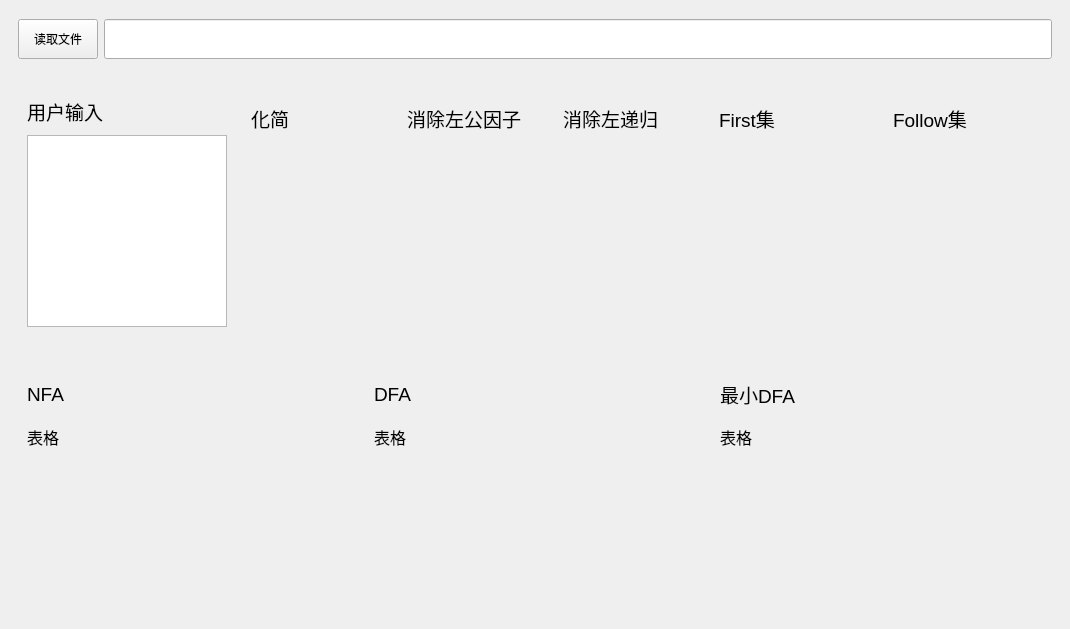
<?xml version="1.0" encoding="UTF-8"?>
<ui version="4.0">
 <class>MainWindow</class>
 <widget class="QMainWindow" name="MainWindow">
  <property name="geometry">
   <rect>
    <x>0</x>
    <y>0</y>
    <width>1070</width>
    <height>629</height>
   </rect>
  </property>
  <property name="windowTitle">
   <string>MainWindow</string>
  </property>
  <widget class="QWidget" name="centralwidget">
   <layout class="QVBoxLayout" name="verticalLayout">
    <item>
     <widget class="QWidget" name="Input" native="true">
      <property name="maximumSize">
       <size>
        <width>16777215</width>
        <height>60</height>
       </size>
      </property>
      <layout class="QHBoxLayout" name="horizontalLayout">
       <item>
        <widget class="QPushButton" name="btn">
         <property name="minimumSize">
          <size>
           <width>0</width>
           <height>40</height>
          </size>
         </property>
         <property name="text">
          <string>读取文件</string>
         </property>
        </widget>
       </item>
       <item>
        <widget class="QLineEdit" name="lineEdit">
         <property name="minimumSize">
          <size>
           <width>0</width>
           <height>40</height>
          </size>
         </property>
        </widget>
       </item>
      </layout>
     </widget>
    </item>
    <item>
     <widget class="QWidget" name="widget" native="true">
      <layout class="QHBoxLayout" name="horizontalLayout_2">
       <item>
        <widget class="QWidget" name="Input_2" native="true">
         <layout class="QVBoxLayout" name="verticalLayout_2">
          <item>
           <widget class="QLabel" name="Input_Label">
            <property name="maximumSize">
             <size>
              <width>16777215</width>
              <height>50</height>
             </size>
            </property>
            <property name="font">
             <font>
              <pointsize>14</pointsize>
             </font>
            </property>
            <property name="text">
             <string>用户输入</string>
            </property>
           </widget>
          </item>
          <item>
           <widget class="QTextEdit" name="textEdit">
            <property name="sizePolicy">
             <sizepolicy hsizetype="Preferred" vsizetype="Preferred">
              <horstretch>0</horstretch>
              <verstretch>0</verstretch>
             </sizepolicy>
            </property>
            <property name="minimumSize">
             <size>
              <width>100</width>
              <height>0</height>
             </size>
            </property>
            <property name="maximumSize">
             <size>
              <width>200</width>
              <height>16777215</height>
             </size>
            </property>
           </widget>
          </item>
         </layout>
        </widget>
       </item>
       <item>
        <widget class="QWidget" name="Output1" native="true">
         <layout class="QGridLayout" name="gridLayout">
          <item row="0" column="0">
           <widget class="QLabel" name="Simplify_Tittle">
            <property name="maximumSize">
             <size>
              <width>16777215</width>
              <height>50</height>
             </size>
            </property>
            <property name="font">
             <font>
              <pointsize>14</pointsize>
             </font>
            </property>
            <property name="text">
             <string>化简</string>
            </property>
           </widget>
          </item>
          <item row="1" column="0">
           <widget class="QLabel" name="Simplify_Lable">
            <property name="minimumSize">
             <size>
              <width>100</width>
              <height>0</height>
             </size>
            </property>
            <property name="font">
             <font>
              <pointsize>12</pointsize>
             </font>
            </property>
            <property name="text">
             <string/>
            </property>
            <property name="alignment">
             <set>Qt::AlignLeading|Qt::AlignLeft|Qt::AlignTop</set>
            </property>
           </widget>
          </item>
         </layout>
        </widget>
       </item>
       <item>
        <widget class="QWidget" name="Output2" native="true">
         <layout class="QGridLayout" name="gridLayout_2">
          <item row="0" column="0">
           <widget class="QLabel" name="leftCF_Tittle">
            <property name="maximumSize">
             <size>
              <width>16777215</width>
              <height>50</height>
             </size>
            </property>
            <property name="font">
             <font>
              <pointsize>14</pointsize>
             </font>
            </property>
            <property name="text">
             <string>消除左公因子</string>
            </property>
           </widget>
          </item>
          <item row="1" column="0">
           <widget class="QLabel" name="leftCF_Label">
            <property name="minimumSize">
             <size>
              <width>100</width>
              <height>0</height>
             </size>
            </property>
            <property name="font">
             <font>
              <pointsize>12</pointsize>
             </font>
            </property>
            <property name="text">
             <string/>
            </property>
            <property name="alignment">
             <set>Qt::AlignLeading|Qt::AlignLeft|Qt::AlignTop</set>
            </property>
           </widget>
          </item>
         </layout>
        </widget>
       </item>
       <item>
        <widget class="QWidget" name="Output3" native="true">
         <layout class="QGridLayout" name="gridLayout_3">
          <item row="0" column="0">
           <widget class="QLabel" name="leftR_Tittle">
            <property name="maximumSize">
             <size>
              <width>16777215</width>
              <height>50</height>
             </size>
            </property>
            <property name="font">
             <font>
              <pointsize>14</pointsize>
             </font>
            </property>
            <property name="text">
             <string>消除左递归</string>
            </property>
           </widget>
          </item>
          <item row="1" column="0">
           <widget class="QLabel" name="leftR_Label">
            <property name="minimumSize">
             <size>
              <width>100</width>
              <height>0</height>
             </size>
            </property>
            <property name="font">
             <font>
              <pointsize>12</pointsize>
             </font>
            </property>
            <property name="text">
             <string/>
            </property>
            <property name="alignment">
             <set>Qt::AlignLeading|Qt::AlignLeft|Qt::AlignTop</set>
            </property>
           </widget>
          </item>
         </layout>
        </widget>
       </item>
       <item>
        <widget class="QWidget" name="widget_2" native="true">
         <layout class="QVBoxLayout" name="verticalLayout_3">
          <item>
           <widget class="QLabel" name="First_Tittle">
            <property name="maximumSize">
             <size>
              <width>16777215</width>
              <height>50</height>
             </size>
            </property>
            <property name="font">
             <font>
              <pointsize>14</pointsize>
             </font>
            </property>
            <property name="text">
             <string>First集</string>
            </property>
           </widget>
          </item>
          <item>
           <widget class="QLabel" name="First_Lable">
            <property name="minimumSize">
             <size>
              <width>150</width>
              <height>0</height>
             </size>
            </property>
            <property name="font">
             <font>
              <pointsize>12</pointsize>
             </font>
            </property>
            <property name="text">
             <string/>
            </property>
            <property name="alignment">
             <set>Qt::AlignLeading|Qt::AlignLeft|Qt::AlignTop</set>
            </property>
           </widget>
          </item>
         </layout>
        </widget>
       </item>
       <item>
        <widget class="QWidget" name="widget_3" native="true">
         <layout class="QVBoxLayout" name="verticalLayout_4">
          <item>
           <widget class="QLabel" name="Follow_Tittle">
            <property name="maximumSize">
             <size>
              <width>16777215</width>
              <height>50</height>
             </size>
            </property>
            <property name="font">
             <font>
              <pointsize>14</pointsize>
             </font>
            </property>
            <property name="text">
             <string>Follow集</string>
            </property>
           </widget>
          </item>
          <item>
           <widget class="QLabel" name="Follow_Lable">
            <property name="minimumSize">
             <size>
              <width>150</width>
              <height>0</height>
             </size>
            </property>
            <property name="font">
             <font>
              <pointsize>12</pointsize>
             </font>
            </property>
            <property name="text">
             <string/>
            </property>
            <property name="alignment">
             <set>Qt::AlignLeading|Qt::AlignLeft|Qt::AlignTop</set>
            </property>
           </widget>
          </item>
         </layout>
        </widget>
       </item>
      </layout>
     </widget>
    </item>
    <item>
     <widget class="QWidget" name="widget_4" native="true">
      <layout class="QHBoxLayout" name="horizontalLayout_3">
       <item>
        <widget class="QWidget" name="widget_5" native="true">
         <layout class="QVBoxLayout" name="verticalLayout_5">
          <item>
           <widget class="QLabel" name="NFA_Tittle">
            <property name="maximumSize">
             <size>
              <width>16777215</width>
              <height>50</height>
             </size>
            </property>
            <property name="font">
             <font>
              <pointsize>14</pointsize>
             </font>
            </property>
            <property name="text">
             <string>NFA</string>
            </property>
           </widget>
          </item>
          <item>
           <widget class="QLabel" name="NFA_Lable">
            <property name="minimumSize">
             <size>
              <width>100</width>
              <height>0</height>
             </size>
            </property>
            <property name="font">
             <font>
              <pointsize>12</pointsize>
             </font>
            </property>
            <property name="text">
             <string>表格</string>
            </property>
            <property name="alignment">
             <set>Qt::AlignLeading|Qt::AlignLeft|Qt::AlignTop</set>
            </property>
           </widget>
          </item>
         </layout>
        </widget>
       </item>
       <item>
        <widget class="QWidget" name="widget_6" native="true">
         <layout class="QVBoxLayout" name="verticalLayout_6">
          <item>
           <widget class="QLabel" name="DFA_Tittle">
            <property name="maximumSize">
             <size>
              <width>16777215</width>
              <height>50</height>
             </size>
            </property>
            <property name="font">
             <font>
              <pointsize>14</pointsize>
             </font>
            </property>
            <property name="text">
             <string>DFA</string>
            </property>
           </widget>
          </item>
          <item>
           <widget class="QLabel" name="DFA_Lable">
            <property name="minimumSize">
             <size>
              <width>100</width>
              <height>0</height>
             </size>
            </property>
            <property name="font">
             <font>
              <pointsize>12</pointsize>
             </font>
            </property>
            <property name="text">
             <string>表格</string>
            </property>
            <property name="alignment">
             <set>Qt::AlignLeading|Qt::AlignLeft|Qt::AlignTop</set>
            </property>
           </widget>
          </item>
         </layout>
        </widget>
       </item>
       <item>
        <widget class="QWidget" name="widget_7" native="true">
         <layout class="QVBoxLayout" name="verticalLayout_7">
          <item>
           <widget class="QLabel" name="minDFA_Tittle">
            <property name="maximumSize">
             <size>
              <width>16777215</width>
              <height>50</height>
             </size>
            </property>
            <property name="font">
             <font>
              <pointsize>14</pointsize>
             </font>
            </property>
            <property name="text">
             <string>最小DFA</string>
            </property>
           </widget>
          </item>
          <item>
           <widget class="QLabel" name="minDFA_Lable">
            <property name="minimumSize">
             <size>
              <width>100</width>
              <height>0</height>
             </size>
            </property>
            <property name="font">
             <font>
              <pointsize>12</pointsize>
             </font>
            </property>
            <property name="text">
             <string>表格</string>
            </property>
            <property name="alignment">
             <set>Qt::AlignLeading|Qt::AlignLeft|Qt::AlignTop</set>
            </property>
           </widget>
          </item>
         </layout>
        </widget>
       </item>
      </layout>
     </widget>
    </item>
   </layout>
  </widget>
 </widget>
 <resources/>
 <connections/>
</ui>
